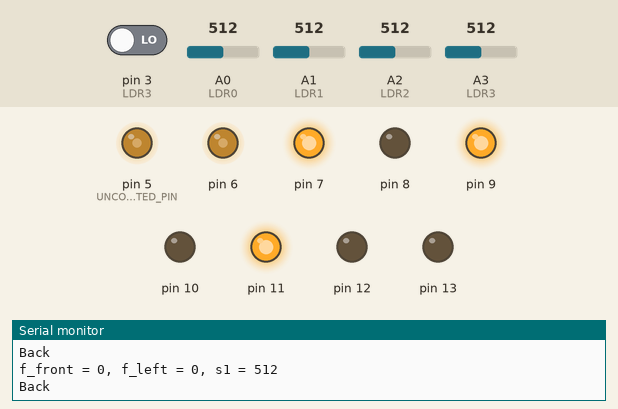
Simulated run of this sketch. Board: Arduino Uno, built with avr-gcc and run on an emulated ATmega328P. On the bench: output pins drawn as LEDs (lit = HIGH), the last lines printed to the serial monitor. The inputs (shaded band) are chosen by the test bench; at power-on: A1 (LDR1) = 512, A0 (LDR0) = 512, pin 3 (LDR3) LOW, A2 (LDR2) = 512, A3 (LDR3) = 512. Random numbers use the default seed unless the sketch sets one.

Above: at 1.2 s.
1.3 s: A1 (LDR1) set to 835
2.8 s: A1 (LDR1) set to 865
At 2.96 s:
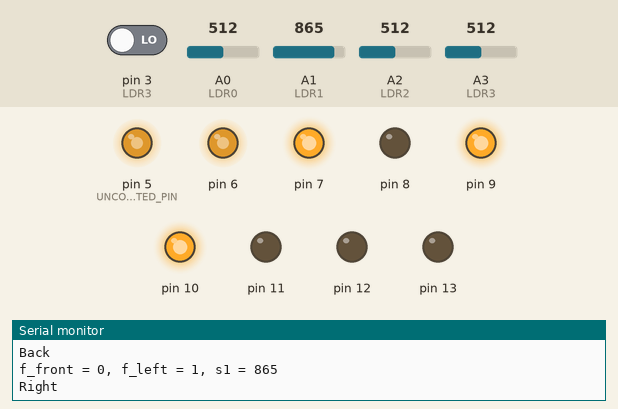
At 3.7 s:
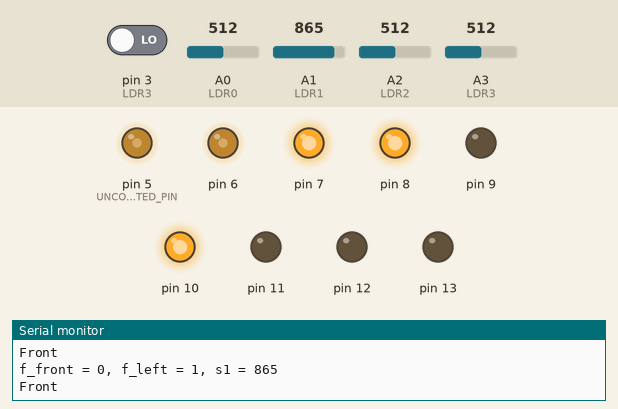
4.5 s: A0 (LDR0) set to 840
6.0 s: A0 (LDR0) set to 868
At 7.1 s:
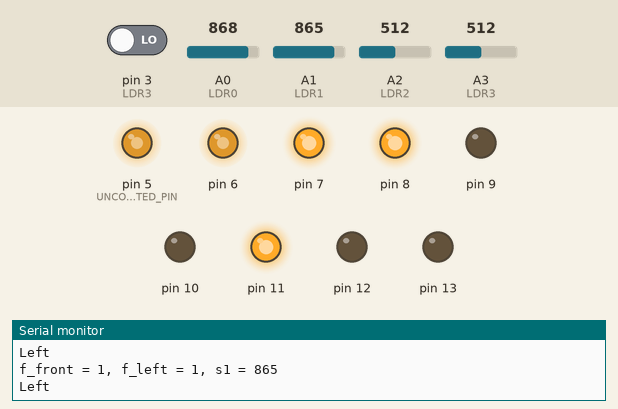
7.5 s: A1 (LDR1) set to 763
9.0 s: A1 (LDR1) set to 731
At 10.0 s:
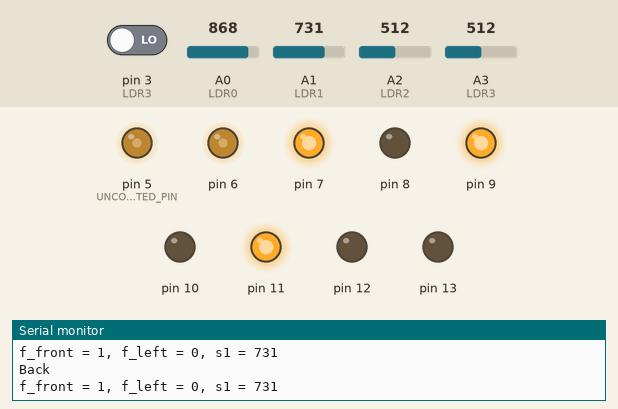
Timing chart, 0 to 11.7 s (numbered marks = the images above; inputs shaded):
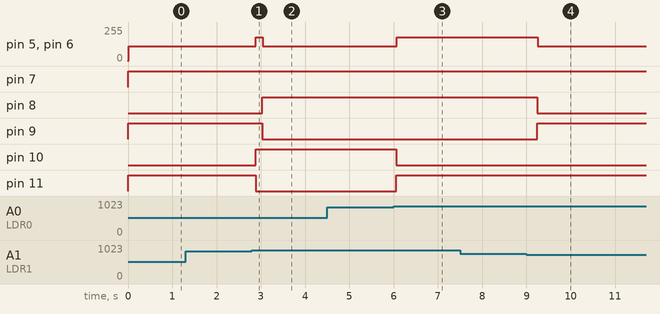

The sketch:

hacktm_algo_05.ino
```cpp
#include <avr/io.h>
#include <avr/interrupt.h>
#include <util/delay.h>

#define sbi(sfr, bit) (_SFR_BYTE(sfr) |=  _BV(bit))//turn led ON
#define cbi(sfr, bit) (_SFR_BYTE(sfr) &= ~_BV(bit))//turn led OFF

//===============DECLARATIONS FRONT SENSOR  ===================================================================
volatile unsigned long cnt1 = 0;
unsigned long oldcnt1 = 0;
unsigned long t1 = 0;
unsigned long last1;
//==============================================================================================================


//===============DECLARATIONS LEFT SENSOR  =====================================================================
volatile unsigned long cnt2 = 0;
unsigned long oldcnt2 = 0;
unsigned long t2 = 0;
unsigned long last2;
//==============================================================================================================

void irq1()
{
  cnt1++;
}

void irq2()
{
  cnt2++;
}


const int LDR0=0;              //analog pin to which LDR0 is connected, here we set it to 0 so it means A0
const int LDR1=1;              //analog pin to which LDR1 is connected, here we set it to 1 so it means A1
const int LDR2=2;              //analog pin to which LDR2 is connected, here we set it to 2 so it means A2
const int LDR3=3;              //analog pin to which LDR3 is connected, here we set it to 3 so it means A3
const int UNCONNECTED_PIN=5;   //analog pin used for the randomizing function

const int delay_viraj = 220;//constanta pe care o folosesc sa si delay la viraje
const int SMALL_TIME = 150;

const int START_S=0;           //sensor start value
const int COMMANDS_SIZE=128;   //the number of command we keep history of
const int TIME_STEP=200;        //the size of a time step in millis

const int THRESHOLD_LOW_0=750;     //low threshold of sensor value
const int THRESHOLD_HIGH_0=850;    //high threshold of sensorvalue
const int THRESHOLD_LOW_1=750;     //low threshold of sensor value
const int THRESHOLD_HIGH_1=850;    //high threshold of sensorvalue
const int THRESHOLD_LOW_4=20;     //low threshold of sensor value
const int THRESHOLD_HIGH_4=40;    //high threshold of sensorvalue

//0 for front
//1 for right
//2 for left
//3 for back
int s0, s1, s2, s3, s4, s5;
int lasts0, lasts1, lasts2, lasts3;
boolean f0, f1, f2, f3, f4, f5, f_front, f_right, f_left;
unsigned long hz1, hz2;

int command;
int commandIndex = -1;
int commands[COMMANDS_SIZE];

boolean backtrack = false;


String explanation;

void addCommand(int command){
  commandIndex++;
  commands[commandIndex % COMMANDS_SIZE]=command;
}

int getPrevCommand(int deltaIndex){
  //test whether the desired command's index is negative
  if(commandIndex - deltaIndex < 0)
    return -1;

  //test whether the desired command's index is still stored
  if(deltaIndex >= COMMANDS_SIZE)
    return -1;

  return commands[(commandIndex-deltaIndex)%COMMANDS_SIZE];
}

void setFlagBySVal(int index, boolean& flag, int s){
  if (index == 0) {
    if(s > THRESHOLD_HIGH_0 && flag == false){
      flag = true;
    }
    if(s < THRESHOLD_LOW_0 && flag == true){
      flag = false;
    }
  } else if (index == 1 || index == 2){
    if(s > THRESHOLD_HIGH_1 && flag == false){
      flag = true;
    }
    if(s < THRESHOLD_LOW_1 && flag == true){
      flag = false;
    }
  } else if (index == 3){
    if(s > THRESHOLD_HIGH_1 && flag == false){
      flag = true;
    }
    if(s < THRESHOLD_LOW_1 && flag == true){
      flag = false;
    }
  } else if (index == 4){
    if(s > THRESHOLD_HIGH_4 && flag == false){
      flag = true;
    }
    if(s < THRESHOLD_LOW_4 && flag == true){
      flag = false;
    }
  } else {
    flag = false;
  }
}

int getSensorValue(int sensor_index){
  switch(sensor_index){
    case 0:return analogRead(LDR0);
    case 1:return analogRead(LDR1);
    case 2:return analogRead(LDR2);
    case 3:return analogRead(LDR3);
    case 4:return hz1;
    case 5:return hz2;
  }
  return -1;
}

void printSensorValuesAndFlags(){
  Serial.println("LDR0:"+String(s0)+",flag:"+String(f0));
  Serial.println("LDR1:"+String(s1)+",flag:"+String(f1));
  Serial.println("LDR2:"+String(s2)+",flag:"+String(f2));
  Serial.println("LDR3:"+String(s3)+",flag:"+String(f3));
  Serial.println("???4:"+String(s4)+",flag:"+String(f4));
}

void printPrevCommand(int index){
  String dir="no dir";
  switch(getPrevCommand(index)){
    case 0:dir="up";break;
    case 1:dir="right";break;
    case 2:dir="left";break;
    case 3:dir="down";break;
  }
  Serial.println("Direction: "+dir);
}

void printCommand(){
  Serial.println(command);
}

void printExplanation() {
  Serial.println("Explanation: "+explanation);
}

void setup(){
  Serial.begin(115200);                 // Note higher baud rate
  Serial.println("Starting...");


//===============OUTPUT PINS========================================================================================================================================================
  DDRB = (1 << PORTB0) |(1 << PORTB1) | (1 << PORTB2) | (1 << PORTB3) | (1 << PORTB4)  |(1 << PORTB5)  ;//PORTB 0,1,2,3 for the engines PORTB4 pt samnalizare la stanga, PORTB5 pt semnalizare la dreapta
//==================================================================================================================================================================================

//============ RIGHT UP SENSOR  SETUP =============================================================================
  pinMode(3, INPUT);
  attachInterrupt(digitalPinToInterrupt(3), irq1, RISING);
//==============================================================================================================

//============ LEFT  UP SENSOR  SETUP ==============================================================================
  pinMode(4, INPUT);
  attachInterrupt(digitalPinToInterrupt(4), irq2, RISING);
//==============================================================================================================


//============================= these are for the PWM SETUP ========================================================================================================================

  DDRD = (1 << PORTD5) | (1 << PORTD6) | (1 << PORTD7);//PWMA = PORTD5     PWMB = PORTD6   STDBY = PORTD7

  TCCR0A = (1 << COM0A1) | (1 << WGM00)|(1 << WGM01)|(1 << COM0B1);//set CTC(clear time and commpare) bit, for reset the count at a moment and start again from the beginning

  TCCR0B = (1 <<WGM02);//|(1 << CS02) | (1 << CS00);//FAST PWM

  TCCR0B = (1 << CS02) | (1 << CS00);//start the TIMERS, start at 1024 prescalar

  // Bit 7 – ICNC1 - Input Capture Noise Canceler – Acest bit setat va activa opțiunea de noise cancel  a modului de captură.
  // Norma bitul ICNC1 trebuia setat pentru TCCR1B
  // Dacă modul de captură foloseste opțiunea de noise cancel, detectarea evenimentului va dura de 4 ori mai mult decât in mod normal.
  // Acestă obțiune este folosită pentru o mai bună filtrare a semnalului de intrare, algoritmul de filtrare constând în generarea evenimentului
  // de captură doar dacă ultimele 4 monitorizări au valori egale.

  //================================== AICI SETEZ VITEZA MOTOARELOR ======================================================
  //OCR0A = 120;//comparison for A - 8 bit TIMER (50% on and 50% off)    If I put OCR1A = 100, the engines will be 100 %
  //OCR0B = 120;


  //TIMSK  = the register that control the interrupts, here we can set--- whe this happens, I want this to  happen, this interrupt to occur
  //BIT1 - OCIE0A this is the bit that says..I want an interrupt to setup, such that when my comparison value for A matches my timmer value , I want to setup

  //TOIEO is te interrupt used to increase permanently the speed of ENGINES
  //TIMSK0 = (1 << TOIE0);//TOIE is that kind of interrupts that is used when it's overflow the comparison
  //TIMSK0 = (1 << OCIE0A);//COMPARE

  //TCNT0 hold the TICS from TIMMER

  last1 = millis();
  last2 = millis();

  s0=s1=s2=s3=s4=s5=START_S;
  lasts0=lasts1=lasts2=lasts3=START_S;
  f0=f1=f2=f3=f4=f5=false;

  randomSeed(analogRead(UNCONNECTED_PIN));
//===================================================================================================================================================================================
}

void readSensorData() {

  start_RIGHT_SENSOR();
  start_LEFT_SENSOR();

  s0=getSensorValue(0);
  s1=getSensorValue(1);
  s2=getSensorValue(2);
  s3=getSensorValue(3);
  s4=getSensorValue(4);
  s5=getSensorValue(5);

  setFlagBySVal(0,f0,s0);
  setFlagBySVal(1,f1,s1);
  setFlagBySVal(2,f2,s2);
  setFlagBySVal(3,f3,s3);
  setFlagBySVal(4,f4,s4);
  setFlagBySVal(5,f5,s5);


  if (s4 == -1) {
    f4 = false;
  }

  f_front = f0 | f3;
  f_right = f2;// | f4;
  f_left = f1;

  Serial.println("f_front = " + String(f_front) + ", f_left = " + String(f_left) + ", s1 = " + String(s1));
}

void loop(){
  /*
  Serial.println("Cnt1: " + String(cnt1 - oldcnt1));
  Serial.println("Cnt2: " + String(cnt2 - oldcnt2));
  */

  //_delay_ms(600);
  //printSensorValuesAndFlags();

  readSensorData();

  command=0;

  //simplaeAlgo();
  wallFollow();

  //_delay_ms(1000);

}

void simpleAlgo() {
  //no frontal obstacle and no back move was just made
  //in this case go front
  if(f_front == false){
    command = 0;
  }
  else
  {
    if(f_right == false && f_left == false){
      command = random(1, 3);
    }

    //no right obstacle
    else if(f_right == false){
      command = 1;
    }

    //no left obstacle
    else if(f_left == false){
      command = 2;
    }

    // both left and right are obstacles so go back
    else {
      command = random(1, 3);
    }
  }

  //printExplanation();
  printCommand();

  switch (command) {
    case 0: goFRONT(); break;
    case 1: goRIGHT(); break;
    case 2: goLEFT(); break;
    //case 3: goRIGHT(); backtrack = false; break;
  }
}

void goFRONT()
{
   //merge inainte
   OCR0A = 180;//OCR0A este PWM-ul pentru rotile din partea dreapta
   OCR0B = 180;

   sbi(PORTB,PORTB0);//Rotile din stanga
   cbi(PORTB,PORTB1);//Rotile din stanga

   sbi(PORTD,PORTD7); //STDBY va fi tot timpul 1

   sbi(PORTB,PORTB2);//SET PWMA ON    pt rotile din dreapta
   cbi(PORTB,PORTB3);//SET PWMA ON    pt rotile din dreapta
   //_delay_ms(150);

}

void goBACK()
{
   //merge in spate
   OCR0A = 180;//OCR0A este PWM-ul pentru rotile din partea dreapta
   OCR0B = 180;

   cbi(PORTB,PORTB0);//Rotile din stanga
   sbi(PORTB,PORTB1);//Rotile din stanga

   sbi(PORTD,PORTD7); //STDBY va fi tot timpul 1

   cbi(PORTB,PORTB2);//SET PWMA ON    pt rotile din dreapta
   sbi(PORTB,PORTB3);//SET PWMA ON    pt rotile din dreapta
}

void goLEFT()
{
  //=========SEMNALIZARE INAINTEA VIRARII LA STANGA==================================
                 stopCAR();
   for(int i = 0 ; i < 5 ; i++)
   {
   PORTB ^= (1 << PORTB5);
   _delay_ms(delay_viraj);// delay 500 ms cand a iesit din for
   }
   //=====================================================================================

   //VIREAZA STANGA
   OCR0A = 235;
   OCR0B = 235;
   sbi(PORTB,PORTB0);//Rotile din stanga
   cbi(PORTB,PORTB1);//Rotile din stanga

   sbi(PORTD,PORTD7); //STDBY va fi tot timpul 1
   //sbi(PORTB,PORTB5);


   cbi(PORTB,PORTB2);//SET PWMA ON    pt rotile din dreapta
   sbi(PORTB,PORTB3);//SET PWMA ON    pt rotile din dreapta

   //=========SEMNALIZARE PE PARCURSUL VIRARII LA STANGA==================================
   for(int i = 0 ; i < 5 ; i++)
   {
   PORTB ^= (1 << PORTB5);
   _delay_ms(delay_viraj);// delay 500 ms cand a iesit din for
   }
   //=====================================================================================
   PORTB &= ~(1 << PORTB5);
}
void goRIGHT()
{
  stopCAR();
  //=========SEMNALIZARE PE PARCURSUL VIRARII LA STANGA==================================
   for(int i = 0 ; i < 5 ; i++)
   {
   PORTB ^= (1 << PORTB4);
   _delay_ms(delay_viraj);// delay 500 ms cand a iesit din for
   }
   //=====================================================================================
   //VIREAZA DREAPTA
   OCR0A = 235;
   OCR0B = 235;

   cbi(PORTB,PORTB0);//Rotile din stanga
   sbi(PORTB,PORTB1);//Rotile din stanga

   sbi(PORTD,PORTD7); //STDBY va fi tot timpul 1

   sbi(PORTB,PORTB2);//SET PWMA ON    pt rotile din dreapta
   cbi(PORTB,PORTB3);//SET PWMA ON    pt rotile din dreapta


   //=========SEMNALIZARE PE PARCURSUL VIRARII LA STANGA==================================
   for(int i = 0 ; i < 5 ; i++)
   {
   PORTB ^= (1 << PORTB4);
   _delay_ms(delay_viraj);// delay 500 ms cand a iesit din for
   }
   //=====================================================================================
   PORTB &= ~(1 << PORTB4);
}

void stopCAR()
{
cbi(PORTB,PORTB0);
cbi(PORTB,PORTB1);
cbi(PORTB,PORTB2);
cbi(PORTB,PORTB3);
}

void start_RIGHT_SENSOR()
{
//================ FRONT SENSOR  START ========================================================================
 //if (millis() - last1 >= 1000)
 // {

    t1 = cnt1;
    hz1 = (t1 - oldcnt1) / (millis() - last1);
    last1 = millis();
/*
    Serial.print("FREQ RIGHT: ");
    Serial.print(hz1);
    Serial.print("\t = ");
    Serial.print((hz1+50)/100);  // +50 == rounding last digit
    Serial.println(" mW/m2");
*/
    oldcnt1 = t1;

  //}
//=============================================================================================================
}

void start_LEFT_SENSOR()
{

//================ LEFT SENSOR START ==========================================================================
  //if (millis() - last2 >= 1000)
  //{

    t2 = cnt2;
    hz2 = (t2 - oldcnt2) / (millis() - last2);
    last2 = millis();

/*
    Serial.print("FREQ LEFT: ");
    Serial.print(hz2);
    Serial.print("\t = ");
    Serial.print((hz2+50)/100);  // +50 == rounding last digit
    Serial.println(" mW/m2");
*/
    oldcnt2 = t2;
  //}

}
//=============================================================================================================


//===================    WALL FOLLOW METHODS   ============================================


void wallFollow() {
  wallFollowLeft();
  //wallFollowRight();
}

void wallFollowLeft() {
  // the left hand wall must not be lost

  if (f_left == false) {
    if (f_front == false) {
      while (f_left == false) {
        goBackWallFollow();
        readSensorData();
      }
      //goLeftWallFollow();
      goRightWallFollow();
    } else if (f_front == true) {
      //goRightWallFollow();
      goLeftWallFollow();
      while (f_left == false) {
        goBackWallFollow();
        readSensorData();
      }
    }
  } else if (f_left == true) {
    if (f_front == false) {
      goFrontWallFollow();
    } else if (f_front == true) {
      //goRightWallFollow();
      goLeftWallFollow();
    }
  }

  OCR0A = 0;
  OCR0B = 0;
}


void wallFollowRight() {
  // the left hand wall must not be lost

  if (f_right == false) {
    if (f_front == false) {
      while (f_left == false) {
        goBackWallFollow();
        readSensorData();
      }
      goLeftWallFollow();
      //goRightWallFollow();
    } else if (f_front == true) {
      goRightWallFollow();
      //goLeftWallFollow();
      while (f_right == false) {
        goBackWallFollow();
        readSensorData();
      }
    }
  } else if (f_right == true) {
    if (f_front == false) {
      goFrontWallFollow();
    } else if (f_front == true) {
      goRightWallFollow();
      //goLeftWallFollow();
    }
  }

  OCR0A = 0;
  OCR0B = 0;
}

void goFrontWallFollow()
{
  //merge inainte
  Serial.println("Front");

  OCR0A = 110;//OCR0A este PWM-ul pentru rotile din partea dreapta
  OCR0B = 110;

  sbi(PORTB,PORTB0);//Rotile din stanga
  cbi(PORTB,PORTB1);//Rotile din stanga

  sbi(PORTD,PORTD7); //STDBY va fi tot timpul 1

  sbi(PORTB,PORTB2);//SET PWMA ON    pt rotile din dreapta
  cbi(PORTB,PORTB3);//SET PWMA ON    pt rotile din dreapta

  _delay_ms(SMALL_TIME);
}

void goBackWallFollow()
{
   //merge in spate
   Serial.println("Back");

   OCR0A = 110;//OCR0A este PWM-ul pentru rotile din partea dreapta
   OCR0B = 110;

   cbi(PORTB,PORTB0);//Rotile din stanga
   sbi(PORTB,PORTB1);//Rotile din stanga

   sbi(PORTD,PORTD7); //STDBY va fi tot timpul 1

   cbi(PORTB,PORTB2);//SET PWMA ON    pt rotile din dreapta
   sbi(PORTB,PORTB3);//SET PWMA ON    pt rotile din dreapta

   _delay_ms(SMALL_TIME);
}

void goLeftWallFollow()
{
   //VIREAZA STANGA
   Serial.println("Left");

   OCR0A = 180;
   OCR0B = 180;
   sbi(PORTB,PORTB0);//Rotile din stanga
   cbi(PORTB,PORTB1);//Rotile din stanga

   sbi(PORTD,PORTD7); //STDBY va fi tot timpul 1
   //sbi(PORTB,PORTB5);

   cbi(PORTB,PORTB2);//SET PWMA ON    pt rotile din dreapta
   sbi(PORTB,PORTB3);//SET PWMA ON    pt rotile din dreapta

   _delay_ms(SMALL_TIME);
}

void goRightWallFollow()
{
   //VIREAZA DREAPTA
   Serial.println("Right");

   OCR0A = 180;
   OCR0B = 180;

   cbi(PORTB,PORTB0);//Rotile din stanga
   sbi(PORTB,PORTB1);//Rotile din stanga

   sbi(PORTD,PORTD7); //STDBY va fi tot timpul 1

   sbi(PORTB,PORTB2);//SET PWMA ON    pt rotile din dreapta
   cbi(PORTB,PORTB3);//SET PWMA ON    pt rotile din dreapta

   _delay_ms(SMALL_TIME);
}
```

Measured:
- the behaviour switches between 850 and 851 on A1 (LDR1) (found by bisection; images 0 and 1)
- the behaviour switches between 850 and 851 on A0 (LDR0) (found by bisection; images 2 and 3)
- the behaviour switches between 750 and 749 on A1 (LDR1) (found by bisection; images 3 and 4)
- after the input at 2.8 s, pin 5 (UNCONNECTED_PIN), pin 6: 111/255 → 180/255 after 0.08 s, → 111/255 0.16 s later; pin 8: LOW → HIGH after 0.23 s; pin 9: HIGH → LOW after 0.23 s; pin 10: LOW → HIGH after 0.08 s; pin 11: HIGH → LOW after 0.08 s
- after the input at 6.0 s, pin 5 (UNCONNECTED_PIN), pin 6: 111/255 → 180/255 after 0.08 s; pin 10: HIGH → LOW after 0.06 s; pin 11: LOW → HIGH after 0.06 s
- after the input at 9.0 s, pin 5 (UNCONNECTED_PIN), pin 6: 180/255 → 111/255 after 0.25 s; pin 8: HIGH → LOW after 0.24 s; pin 9: LOW → HIGH after 0.24 s
